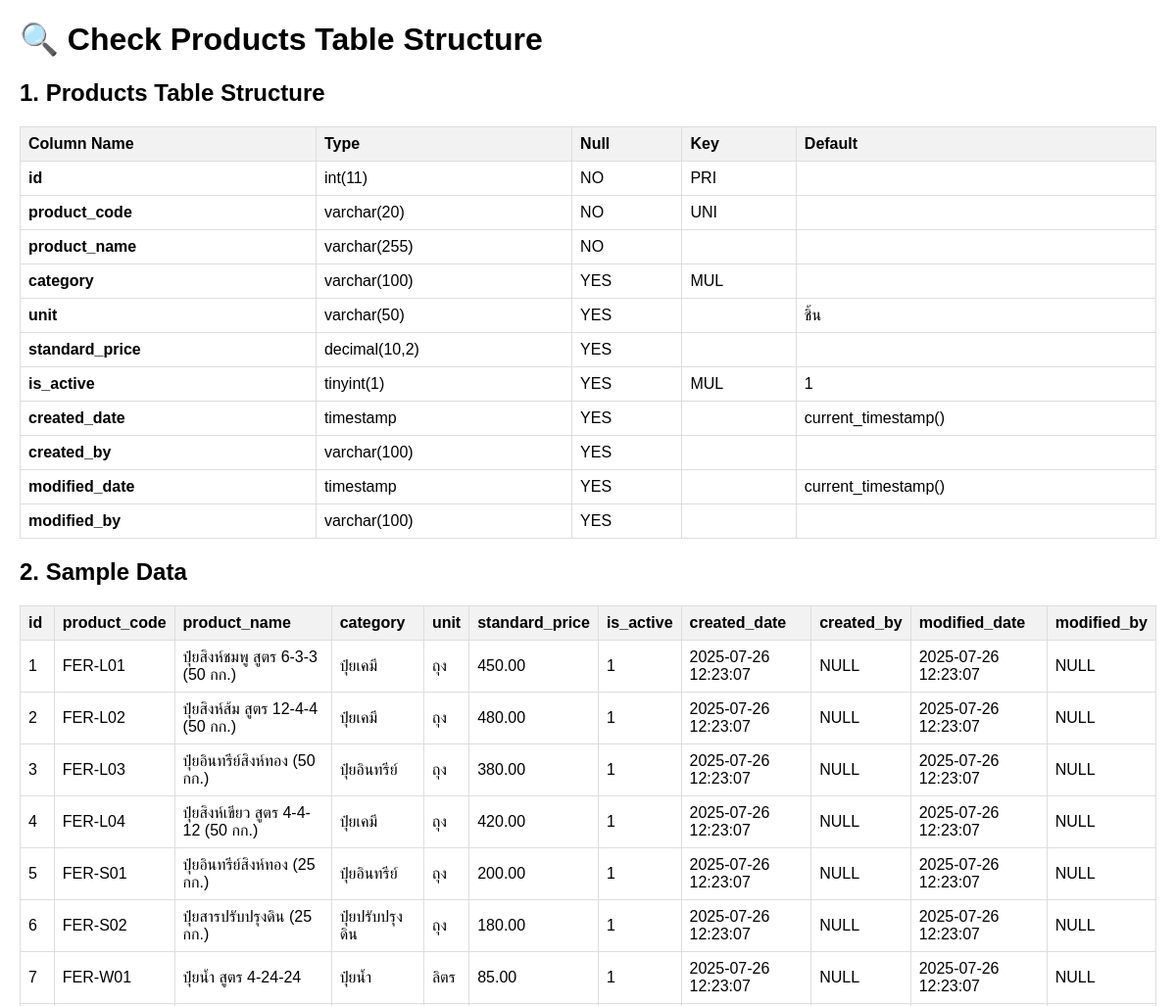
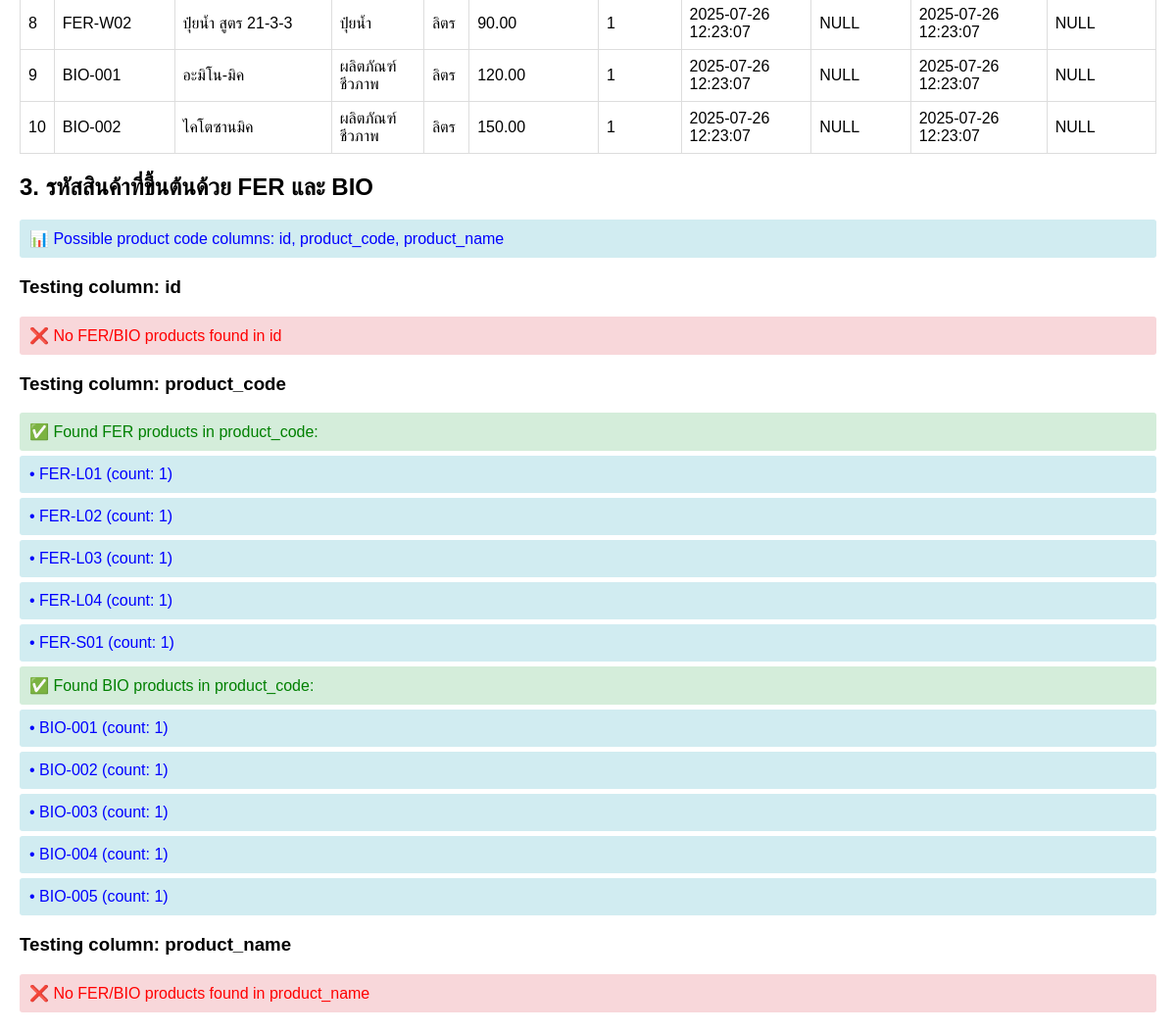
Page /check_products_table.php on the committed database (2 pictures, top to bottom).
### tables this page shows
CREATE TABLE IF NOT EXISTS `products` (
    `id` int(11) NOT NULL AUTO_INCREMENT,
    `product_code` varchar(20) NOT NULL UNIQUE,
    `product_name` varchar(255) NOT NULL,
    `category` varchar(100) DEFAULT NULL,
    `unit` varchar(50) DEFAULT 'ชิ้น',
    `standard_price` decimal(10,2) DEFAULT NULL,
    `is_active` tinyint(1) DEFAULT 1,
    `created_date` timestamp DEFAULT CURRENT_TIMESTAMP,
    `created_by` varchar(100) DEFAULT NULL,
    `modified_date` timestamp DEFAULT CURRENT_TIMESTAMP ON UPDATE CURRENT_TIMESTAMP,
    `modified_by` varchar(100) DEFAULT NULL,
    PRIMARY KEY (`id`),
    KEY `idx_product_code` (`product_code`),
    KEY `idx_category` (`category`),
    KEY `idx_active` (`is_active`)
);

### check_products_table.php (the view, shortened to what this page needs)
<?php
echo "<!DOCTYPE html>\n<html><head><title>🔍 Check Products Table</title>";
echo "</head><body>";
echo "<h1>🔍 Check Products Table Structure</h1>";
try {
    $db = Database::getInstance();
    $pdo = $db->getConnection();
    echo "<h2>1. Products Table Structure</h2>";
    $stmt = $pdo->prepare("DESCRIBE products");
    $stmt->execute();
    $columns = $stmt->fetchAll(PDO::FETCH_ASSOC);
    echo "<table>";
    echo "<tr><th>Column Name</th><th>Type</th><th>Null</th><th>Key</th><th>Default</th></tr>";
    foreach ($columns as $column) {
        echo "<tr>";
        echo "<td><strong>" . $column['Field'] . "</strong></td>";
        echo "<td>" . $column['Type'] . "</td>";
        echo "<td>" . $column['Null'] . "</td>";
        echo "<td>" . $column['Key'] . "</td>";
        echo "<td>" . $column['Default'] . "</td>";
        echo "</tr>";
    }
    echo "</table>";
    echo "<h2>2. Sample Data</h2>";
    $stmt = $pdo->prepare("SELECT * FROM products LIMIT 10");
    $stmt->execute();
    $products = $stmt->fetchAll(PDO::FETCH_ASSOC);
    if (!empty($products)) {
        echo "<table>";
        echo "<tr>";
        foreach (array_keys($products[0]) as $key) {
            echo "<th>" . $key . "</th>";
        }
        echo "</tr>";
        foreach ($products as $product) {
            echo "<tr>";
            foreach ($product as $value) {
                echo "<td>" . ($value ?? 'NULL') . "</td>";
            }
            echo "</tr>";
        }
        echo "</table>";
    } else {
        echo "<div class='error'>❌ No data found</div>";
    }
    echo "<h2>3. รหัสสินค้าที่ขึ้นต้นด้วย FER และ BIO</h2>";
    $possibleColumns = [];
    foreach ($columns as $column) {
        $columnName = $column['Field'];
        if (stripos($columnName, 'code') !== false ||
            stripos($columnName, 'product') !== false ||
            stripos($columnName, 'id') !== false) {
            $possibleColumns[] = $columnName;
        }
    }
    echo "<div class='info'>📊 Possible product code columns: " . implode(', ', $possibleColumns) . "</div>";
    foreach ($possibleColumns as $column) {
        echo "<h3>Testing column: {$column}</h3>";
        try {
            $stmt = $pdo->prepare("SELECT {$column}, COUNT(*) as count FROM products WHERE {$column} LIKE 'FER%' GROUP BY {$column} LIMIT 5");
            $stmt->execute();
            $ferProducts = $stmt->fetchAll(PDO::FETCH_ASSOC);
            if (!empty($ferProducts)) {
                echo "<div class='success'>✅ Found FER products in {$column}:</div>";
                foreach ($ferProducts as $product) {
                    echo "<div class='info'>• " . $product[$column] . " (count: " . $product['count'] . ")</div>";
                }
            }
            $stmt = $pdo->prepare("SELECT {$column}, COUNT(*) as count FROM products WHERE {$column} LIKE 'BIO%' GROUP BY {$column} LIMIT 5");
            $stmt->execute();
            $bioProducts = $stmt->fetchAll(PDO::FETCH_ASSOC);
            if (!empty($bioProducts)) {
                echo "<div class='success'>✅ Found BIO products in {$column}:</div>";
                foreach ($bioProducts as $product) {
                    echo "<div class='info'>• " . $product[$column] . " (count: " . $product['count'] . ")</div>";
                }
            }
            if (empty($ferProducts) && empty($bioProducts)) {
                echo "<div class='error'>❌ No FER/BIO products found in {$column}</div>";
            }
        } catch (Exception $e) {
            echo "<div class='error'>❌ Error testing {$column}: " . $e->getMessage() . "</div>";
        }
    }
} catch (Exception $e) {
    echo "<div class='error'>❌ Database error: " . $e->getMessage() . "</div>";
}
echo "</body></html>";
?>

### check_products_table.php (style rules this page uses)
body { font-family:Arial;margin:20px; }
.success { color:green;background:#d4edda;padding:10px;margin:5px 0;border-radius:3px; }
.error { color:red;background:#f8d7da;padding:10px;margin:5px 0;border-radius:3px; }
.info { color:blue;background:#d1ecf1;padding:10px;margin:5px 0;border-radius:3px; }
table { border-collapse:collapse;width:100%; }
th,td { border:1px solid #ddd;padding:8px;text-align:left; }
th { background:#f2f2f2; }

### rows in the picture
products: value "1", product_code "FER-L01", product_name "ปุ๋ยสิงห์ชมพู สูตร 6-3-3 (50 กก.)", category "ปุ๋ยเคมี", unit "ถุง", standard_price "450.00", value "2025-07-26 12:23:07", value "NULL"
products: id "2", product_code "FER-L02", product_name "ปุ๋ยสิงห์ส้ม สูตร 12-4-4 (50 กก.)", category "ปุ๋ยเคมี", unit "ถุง", standard_price "480.00", is_active "1", value "2025-07-26 12:23:07", value "NULL"
products: id "3", product_code "FER-L03", product_name "ปุ๋ยอินทรีย์สิงห์ทอง (50 กก.)", category "ปุ๋ยอินทรีย์", unit "ถุง", standard_price "380.00", is_active "1", value "2025-07-26 12:23:07", value "NULL"
products: id "4", product_code "FER-L04", product_name "ปุ๋ยสิงห์เขียว สูตร 4-4-12 (50 กก.)", category "ปุ๋ยเคมี", unit "ถุง", standard_price "420.00", is_active "1", value "2025-07-26 12:23:07", value "NULL"
products: id "5", product_code "FER-S01", product_name "ปุ๋ยอินทรีย์สิงห์ทอง (25 กก.)", category "ปุ๋ยอินทรีย์", unit "ถุง", standard_price "200.00", is_active "1", value "2025-07-26 12:23:07", value "NULL"
products: id "6", product_code "FER-S02", product_name "ปุ๋ยสารปรับปรุงดิน (25 กก.)", category "ปุ๋ยปรับปรุงดิน", unit "ถุง", standard_price "180.00", is_active "1", value "2025-07-26 12:23:07", value "NULL"
products: id "7", product_code "FER-W01", product_name "ปุ๋ยน้ำ สูตร 4-24-24", category "ปุ๋ยน้ำ", unit "ลิตร", standard_price "85.00", is_active "1", value "2025-07-26 12:23:07", value "NULL"
products: id "8", product_code "FER-W02", product_name "ปุ๋ยน้ำ สูตร 21-3-3", category "ปุ๋ยน้ำ", unit "ลิตร", standard_price "90.00", is_active "1", value "2025-07-26 12:23:07", value "NULL"
products: id "9", product_code "BIO-001", product_name "อะมิโน-มิค", category "ผลิตภัณฑ์ชีวภาพ", unit "ลิตร", standard_price "120.00", is_active "1", value "2025-07-26 12:23:07", value "NULL"
products: id "10", product_code "BIO-002", product_name "ไคโตซานมิค", category "ผลิตภัณฑ์ชีวภาพ", unit "ลิตร", standard_price "150.00", is_active "1", value "2025-07-26 12:23:07", value "NULL"

### other values in the picture
$column['Field'] "id"
$column['Type'] "int(11)"
$column['Null'] "NO"
$column['Key'] "PRI"
$column['Field'] "product_code"
$column['Type'] "varchar(20)"
$column['Key'] "UNI"
$column['Field'] "product_name"
$column['Type'] "varchar(255)"
$column['Field'] "category"
$column['Type'] "varchar(100)"
$column['Null'] "YES"
$column['Key'] "MUL"
$column['Field'] "unit"
$column['Type'] "varchar(50)"
